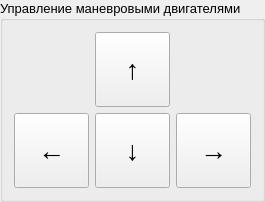
                    <widget class="QGroupBox" name="groupBox_3">
                     <property name="font">
                      <font>
                       <pointsize>10</pointsize>
                      </font>
                     </property>
                     <property name="title">
                      <string>Управление маневровыми двигателями</string>
                     </property>
                     <layout class="QHBoxLayout" name="horizontalLayout_15">
                      <item>
                       <layout class="QVBoxLayout" name="verticalLayout_28">
                        <item>
                         <layout class="QHBoxLayout" name="horizontalLayout_22">
                          <item>
                           <widget class="QPushButton" name="pushButton_13">
                            <property name="minimumSize">
                             <size>
                              <width>75</width>
                              <height>75</height>
                             </size>
                            </property>
                            <property name="maximumSize">
                             <size>
                              <width>75</width>
                              <height>75</height>
                             </size>
                            </property>
                            <property name="font">
                             <font>
                              <pointsize>20</pointsize>
                             </font>
                            </property>
                            <property name="text">
                             <string>↑</string>
                            </property>
                           </widget>
                          </item>
                         </layout>
                        </item>
                        <item>
                         <layout class="QHBoxLayout" name="horizontalLayout_9">
                          <item>
                           <widget class="QPushButton" name="pushButton_6">
                            <property name="minimumSize">
                             <size>
                              <width>75</width>
                              <height>75</height>
                             </size>
                            </property>
                            <property name="maximumSize">
                             <size>
                              <width>75</width>
                              <height>75</height>
                             </size>
                            </property>
                            <property name="font">
                             <font>
                              <pointsize>20</pointsize>
                             </font>
                            </property>
                            <property name="text">
                             <string>←</string>
                            </property>
                           </widget>
                          </item>
                          <item>
                           <widget class="QPushButton" name="pushButton_5">
                            <property name="minimumSize">
                             <size>
                              <width>75</width>
                              <height>75</height>
                             </size>
                            </property>
                            <property name="maximumSize">
                             <size>
                              <width>75</width>
                              <height>75</height>
                             </size>
                            </property>
                            <property name="font">
                             <font>
                              <pointsize>20</pointsize>
                             </font>
                            </property>
                            <property name="text">
                             <string>↓</string>
                            </property>
                           </widget>
                          </item>
                          <item>
                           <widget class="QPushButton" name="pushButton_4">
                            <property name="minimumSize">
                             <size>
                              <width>75</width>
                              <height>75</height>
                             </size>
                            </property>
                            <property name="maximumSize">
                             <size>
                              <width>75</width>
                              <height>75</height>
                             </size>
                            </property>
                            <property name="font">
                             <font>
                              <pointsize>20</pointsize>
                             </font>
                            </property>
                            <property name="text">
                             <string>→</string>
                            </property>
                           </widget>
                          </item>
                         </layout>
                        </item>
                       </layout>
                      </item>
                     </layout>
                    </widget>
